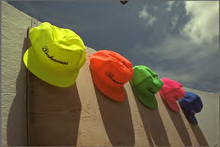
%> input picture SCIELAB_FR/hats_J2K.bmp, 220 x 147 px, shrunk from 768 x 512 before the run, given in place of hats.bmp, which was not available; the run also reads 1 picture not shown here
$ octave main.m   (GNU Octave 9; MATLAB toolbox functions it lacks are replaced by stand-ins)
%> lines starting %> are read from the running program, lines starting %| are printed output that depends on the picture; long printed decimals are rounded; pictures that were not available may be replaced by others from this repository, and a replacement may not be noted
### fullRef/MeanSquareError.m
%% Program for Mean Square Error Calculation


function MSE = MeanSquareError(origImg, distImg)

origImg = double(origImg);
distImg = double(distImg);

[M N] = size(origImg);
error = origImg - distImg;
MSE = sum(sum(error .* error)) / (M * N);

### fullRef/PeakSignaltoNoiseRatio.m
%% Program for Peak Signal to Noise Ratio Calculation


function PSNR = PSNR(origImg, distImg)

origImg = double(origImg);
distImg = double(distImg);

[M N] = size(origImg);
error = origImg - distImg;
MSE = sum(sum(error .* error)) / (M * N);

if(MSE > 0)
    PSNR = 10*log(255*255/MSE) / log(10);
else
    PSNR = 99;
end

### fullRef/NormalizedCrossCorrelation.m
%% Program for Normalized Cross Correlation Calculation


function NK = NormalizedCrossCorrelation(origImg, distImg)

origImg = double(origImg);
distImg = double(distImg);

NK = sum(sum(origImg .* distImg)) / sum(sum(origImg .* origImg));

### fullRef/AverageDifference.m
%% Program for Average Difference Calculation


function AD = AverageDifference(origImg, distImg)

origImg = double(origImg);
distImg = double(distImg);

[M N] = size(origImg);
error = origImg - distImg;

AD = sum(sum(error)) / (M * N);

### fullRef/StructuralContent.m
%% Program for Structural Content Calculation


function SC = StructuralContent(origImg, distImg)

origImg = double(origImg);
distImg = double(distImg);

SC = sum(sum(origImg .* origImg)) / sum(sum(distImg .* distImg));

### fullRef/MaximumDifference.m
%% Program for Maximum Difference Calculation


function MD = MaximumDifference(origImg, distImg)

origImg = double(origImg);
distImg = double(distImg);

error = origImg - distImg;

MD = max(max(error));

### fullRef/NormalizedAbsoluteError.m
%% Program for Normalized Absolute Error Calculation


function NAE = NormalizedAbsoluteError(origImg, distImg)

origImg = double(origImg);
distImg = double(distImg);

error = origImg - distImg;

NAE = sum(sum(abs(error))) / sum(sum(origImg));

### fullRef/UQI_FR.m
function [quality, quality_map] = UQI_FR(origImg, distImg)

%% the universal image qualit index
%This is an efficient implementation of the algorithm for calculating
%the universal image quality index proposed by Zhou Wang and Alan C.
%Bovik. Please refer to the paper "A Universal Image Quality Index"
%by Zhou Wang and Alan C. Bovik, published in IEEE Signal Processing
%Letters, 2001.
%% parameters
%Input : an original image and a test image of the same size
%Output: (1) an overall quality index of the test image, with a value
%            range of [-1, 1].
%        (2) a quality map of the test image. The map has a smaller
%            size than the input images. The actual size is
%            img_size - BLOCK_SIZE + 1.
%
%% Usage
%1. Load the original and the test images into two matrices
%   (say img1 and img2)
%
%2. Run this function in one of the two ways:
%
%   % Choice 1 (suggested):
%   [qi qi_map] = img_qi(img1, img2);
%
%   % Choice 2:
%   [qi qi_map] = img_qi(img1, img2, BLOCK_SIZE);
%
%   The default BLOCK_SIZE is 8 (Choice 1). Otherwise, you can specify
%   it by yourself (Choice 2).
%
%3. See the results:
%
%   qi                    %Gives the over quality index.
%   imshow((qi_map+1)/2)  %Shows the quality map as an image.
%
%========================================================================

if (nargin == 1 | nargin > 3)
   quality = -Inf;
   quality_map = -1*ones(size(origImg));
   return;
end

if (size(origImg) ~= size(distImg))
   quality = -Inf;
   quality_map = -1*ones(size(origImg));
   return;
end

if (nargin == 2)
   block_size = 8;
end


img1 = double(origImg);
img2 = double(distImg);

N = block_size.^2;
sum2_filter = ones(block_size);


img1_sq   = img1.*img1;
img2_sq   = img2.*img2;
img12 = img1.*img2;

img1_sum   = filter2(sum2_filter, img1, 'valid');
img2_sum   = filter2(sum2_filter, img2, 'valid');
img1_sq_sum = filter2(sum2_filter, img1_sq, 'valid');
img2_sq_sum = filter2(sum2_filter, img2_sq, 'valid');
img12_sum = filter2(sum2_filter, img12, 'valid');

img12_sum_mul = img1_sum.*img2_sum;
img12_sq_sum_mul = img1_sum.*img1_sum + img2_sum.*img2_sum;
numerator = 4*(N*img12_sum - img12_sum_mul).*img12_sum_mul;
denominator1 = N*(img1_sq_sum + img2_sq_sum) - img12_sq_sum_mul;
denominator = denominator1.*img12_sq_sum_mul;

quality_map = ones(size(denominator));
index = (denominator1 == 0) & (img12_sq_sum_mul ~= 0);
quality_map(index) = 2*img12_sum_mul(index)./img12_sq_sum_mul(index);
index = (denominator ~= 0);
quality_map(index) = numerator(index)./denominator(index);

quality = mean2(quality_map);

### fullRef/SSIM_FR.m
function [mssim, ssim_map] = SSIM_FR(origImg, distImg,K,window, L)

%% SSIM (Structral SIMilarity)
% This is an implementation of the algorithm for calculating the
% Structural SIMilarity (SSIM) index between two images
%
% Z. Wang, A. C. Bovik, H. R. Sheikh, and E. P. Simoncelli, "Image
% quality assessment: From error visibility to structural similarity,"
% IEEE Transactios on Image Processing, vol. 13, no. 4, pp. 600-612,
% Apr. 2004.
%% Paramaters
%Input : (1) img1: the first image being compared
%        (2) img2: the second image being compared
%        (3) K: constants in the SSIM index formula (see the above
%            reference). defualt value: K = [0.01 0.03]
%        (4) window: local window for statistics (see the above
%            reference). default widnow is Gaussian given by
%            window = fspecial('gaussian', 11, 1.5);
%        (5) L: dynamic range of the images. default: L = 255
%
%Output: (1) mssim: the mean SSIM index value between 2 images.
%            If one of the images being compared is regarded as
%            perfect quality, then mssim can be considered as the
%            quality measure of the other image.
%            If img1 = img2, then mssim = 1.
%        (2) ssim_map: the SSIM index map of the test image. The map
%            has a smaller size than the input images. The actual size
%            depends on the window size and the downsampling factor.
%%


if (nargin < 2 || nargin > 5)
   mssim = -Inf;
   ssim_map = -Inf;
   return;
end

if (size(origImg) ~= size(distImg))
   mssim = -Inf;
   ssim_map = -Inf;
   return;
end

[M N] = size(origImg);

if (nargin == 2)
   if ((M < 11) || (N < 11))
	   mssim = -Inf;
	   ssim_map = -Inf;
      return
   end
   window = fspecial('gaussian', 11, 1.5);	%
   K(1) = 0.01;					% default settings
   K(2) = 0.03;					%
   L = 255;                                     %
end

if (nargin == 3)
   if ((M < 11) || (N < 11))
	   mssim = -Inf;
	   ssim_map = -Inf;
      return
   end
   window = fspecial('gaussian', 11, 1.5);
   L = 255;
   if (length(K) == 2)
      if (K(1) < 0 || K(2) < 0)
		   mssim = -Inf;
   		ssim_map = -Inf;
	   	return;
      end
   else
	   mssim = -Inf;
   	ssim_map = -Inf;
	   return;
   end
end

if (nargin == 4)
   [H W] = size(window);
   if ((H*W) < 4 || (H > M) || (W > N))
	   mssim = -Inf;
	   ssim_map = -Inf;
      return
   end
   L = 255;
   if (length(K) == 2)
      if (K(1) < 0 || K(2) < 0)
		   mssim = -Inf;
   		ssim_map = -Inf;
	   	return;
      end
   else
	   mssim = -Inf;
   	ssim_map = -Inf;
	   return;
   end
end

if (nargin == 5)
   [H W] = size(window);
   if ((H*W) < 4 || (H > M) || (W > N))
	   mssim = -Inf;
	   ssim_map = -Inf;
      return
   end
   if (length(K) == 2)
      if (K(1) < 0 || K(2) < 0)
		   mssim = -Inf;
   		ssim_map = -Inf;
	   	return;
      end
   else
	   mssim = -Inf;
   	ssim_map = -Inf;
	   return;
   end
end

  K = [0.05 0.05];
  window = ones(8);
  L = 100;

img1 = double(origImg);
img2 = double(distImg);

%% automatic downsampling
% [12 lines of commented-out code are left out]

%%  Run the ssim function
C1 = (K(1)*L)^2;
C2 = (K(2)*L)^2;
window = window/sum(sum(window));
img1 = double(img1);
img2 = double(img2);
ssim_map = filter2(window, img1, 'valid');        % gx
w1 = filter2(window, img2, 'valid');              % gy
w2 = ssim_map.*w1;                                % gx*gy
w2 = 2*w2+C1;                                     % 2*(gx*gy)+C1 = num1
w1 = (w1-ssim_map).^2+w2;                         % (gy-gx)^2+num1 = den1
ssim_map = filter2(window, img1.*img2, 'valid');  % g(x*y)
ssim_map = (2*ssim_map+(C1+C2))-w2;               % 2*g(x*y)+(C1+C2)-num1 = num2
ssim_map = ssim_map.*w2;                          % num
img1 = img1.^2;                                   % x^2
img2 = img2.^2;                                   % y^2
img1 = img1+img2;                                 % x^2+y^2

if (C1 > 0 && C2 > 0)
   w2 = filter2(window, img1, 'valid');           % g(x^2+y^2)
   w2 = w2-w1+(C1+C2);                            % den2
   w2 = w2.*w1;                                   % den
   ssim_map = ssim_map./w2;                       % num/den = ssim
else
   w3 = filter2(window, img1, 'valid');           % g(x^2+y^2)
   w3 = w3-w1+(C1+C2);                            % den2
   w4 = ones(size(w1));
   index = (w1.*w3 > 0);
   w4(index) = (ssim_map(index))./(w1(index).*w3(index));
   index = (w1 ~= 0) & (w3 == 0);
   w4(index) = w2(index)./w1(index);
   ssim_map = w4;
end

mssim = mean2(ssim_map);

return

### fullRef/MS_SSIM_FR.m
function overall_mssim = MS_SSIM_FR(origImg,distImg, K, window, level, weight, method)

% Multi-scale Structural Similarity Index (MS-SSIM)
% Z. Wang, E. P. Simoncelli and A. C. Bovik, "Multi-scale structural similarity
% for image quality assessment," Invited Paper, IEEE Asilomar Conference on
% Signals, Systems and Computers, Nov. 2003

if (nargin < 2 | nargin > 7)
   overall_mssim = -Inf;
   return;
end

if (~exist('K'))
   K = [0.01 0.03];
end

if (~exist('window'))
   window = fspecial('gaussian', 11, 1.5);
end

if (~exist('level'))
   level = 5;
end

if (~exist('weight'))
   weight = [0.0448 0.2856 0.3001 0.2363 0.1333];
end

if (~exist('method'))
   method = 'product';
end

if (size(origImg) ~= size(distImg))
   overall_mssim = -Inf;
   return;
end

[M N] = size(origImg);
if ((M < 11) | (N < 11))
   overall_mssim = -Inf;
   return
end

if (length(K) ~= 2)
   overall_mssim = -Inf;
   return;
end

if (K(1) < 0 | K(2) < 0)
   overall_mssim = -Inf;
   return;
end

window = fspecial('gaussian', 11, 1.5);
[H W] = size(window);

if ((H*W)<4 | (H>M) | (W>N))
   overall_mssim = -Inf;
   return;
end

if (level < 1)
   overall_mssim = -Inf;
   return
end


min_img_width = min(M, N)/(2^(level-1));
max_win_width = max(H, W);
if (min_img_width < max_win_width)
   overall_mssim = -Inf;
   return;
end

if (length(weight) ~= level | sum(weight) == 0)
   overall_mssim = -Inf;
   return;
end

if (method ~= 'wtd_sum' & method ~= 'product')
   overall_mssim = -Inf;
   return;
end

downsample_filter = ones(2)./4;
im1 = origImg;
im2 = distImg;
for l = 1:level
   [mssim_array(l) ssim_map_array{l} mcs_array(l) cs_map_array{l}] = ssim_index_new(origImg, distImg, K, window);
   [M N] = size(im1);
   filtered_im1 = filter2(downsample_filter, im1, 'valid');
   filtered_im2 = filter2(downsample_filter, im2, 'valid');
   clear im1, im2;
   im1 = filtered_im1(1:2:M-1, 1:2:N-1);
   im2 = filtered_im2(1:2:M-1, 1:2:N-1);
   ds_img_array1{l} = im1;
   ds_img_array2{l} = im2;
end

if (method == 'product')
%   overall_mssim = prod(mssim_array.^weight);
   overall_mssim = prod(mcs_array(1:level-1).^weight(1:level-1))*mssim_array(level);
else
   weight = weight./sum(weight);
   overall_mssim = sum(mcs_array(1:level-1).*weight(1:level-1)) + mssim_array(level);
end

%% ssim_index_new
% [104 lines left out: function ssim_index_new, not called in this run]

### main.m
%%Program Description
%This program is the main entry of the application.
%This program calculates the difference between Image and video Quality metrics
% 04.10.2011

%% Clear Memory & Command Window
clc;
clear all;
close all;

%% Read Original & Distorted Images
origImg = imread('hats.bmp');
%> origImg is the input picture: size 147x220x3 uint8; mean R, G, B 111.9, 102.2, 76.2
distImg = imread('hats_JPEG.bmp');

%%
% origImg1 = origImg(:,:,1); %R
% origImg2 = origImg(:,:,2); %G
% origImg3 = origImg(:,:,3); %B

%%  Initialization: If the input image is rgb, convert it to gray image
noOfDim = ndims(origImg);
%> noOfDim = 3
if(noOfDim == 3)
    origImg = rgb2gray(origImg);
%> origImg: size 147x220 uint8
end

noOfDim = ndims(distImg);
if(noOfDim == 3)
    distImg = rgb2gray(distImg);
%> distImg: size 147x220 uint8
end


%% Size Validation
origSiz = size(origImg);
%> origSiz = [147 220]
distSiz = size(distImg);
%> distSiz = [147 220]
sizErr = isequal(origSiz, distSiz);
%> sizErr = true
if(sizErr == 0)
    disp('Error: Original Image & Distorted Image should be of same dimensions');
    return;
end

%
% Full-reference Image Quality Metrics

disp('Full-reference image quality Metrics');
%% [1] Mean Square Error(MSE)
MSE = MeanSquareError(origImg, distImg);
%> in MeanSquareError, `error = origImg - distImg;`:
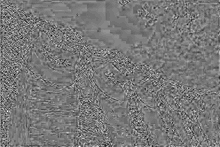
%> error: size 147x220 double; min -17, max 19, mean 0.0452; drawn with min black and max white
%> in MeanSquareError, `MSE = sum(sum(error .* error)) / (M * N);`: MSE = 8.73
%> MSE = 8.73
disp(' [1] Mean Square Error = ');
disp(MSE);
%| 8.7278
%
%% [2]Peak Signal to Noise Ratio (PSNR)
PSNR = PeakSignaltoNoiseRatio(origImg, distImg);
%> in PSNR, `PSNR = 10*log(255*255/MSE) / log(10);`: PSNR = 38.72
%> PSNR = 38.72
disp('[2] Peak Signal to Noise Ratio = ');
disp(PSNR);
%| 38.722
% %
%% [3] Normalized Cross-Correlation (NCC)
NK = NormalizedCrossCorrelation(origImg, distImg);
%> in NormalizedCrossCorrelation, `NK = sum(sum(origImg .* distImg)) / sum(sum(origImg .* origImg));`: NK = 0.999
%> NK = 0.999
disp('[3] MNormalized Cross-Correlation  = ');
disp(NK);
%| 0.9995
% %
%% [4] Average Difference (AD)
AD = AverageDifference(origImg, distImg);
%> in AverageDifference, `AD = sum(sum(error)) / (M * N);`: AD = 0.0452
%> AD = 0.0452
disp('[4] Average Difference  = ');
disp(AD);
%| 0.04521
% %
%% [5] Structural Content (SC)
SC = StructuralContent(origImg, distImg);
%> in StructuralContent, `SC = sum(sum(origImg .* origImg)) / sum(sum(distImg .* distImg));`: SC = 1
%> SC = 1
disp('[5] Structural Content  = ');
disp(SC);
%| 1.0004
% %
%% [6] Maximum Difference (MD)
MD = MaximumDifference(origImg, distImg);
%> in MaximumDifference, `MD = max(max(error));`: MD = 19
%> MD = 19
disp('[6] Maximum Difference = ');
disp(MD);
%| 19
%
%% [7] Normalized Absolute Error (NAE)
NAE = NormalizedAbsoluteError(origImg, distImg);
%> in NormalizedAbsoluteError, `NAE = sum(sum(abs(error))) / sum(sum(origImg));`: NAE = 0.0215
%> NAE = 0.0215
disp('[7] Normalized Absolute Error = ');
disp(NAE);
%| 0.0215
%
%% [8] Universal Image Quality Index (UQI)
[quality, quality_map] = UQI_FR(origImg, distImg);
%> in UQI_FR, `img1_sum   = filter2(sum2_filter, img1, 'valid');`:
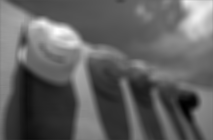
%> img1_sum: size 140x213 double; min 1774, max 14224, mean 6515; drawn with min black and max white
%> in UQI_FR, `img1_sq_sum = filter2(sum2_filter, img1_sq, 'valid');`:
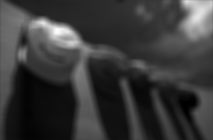
%> img1_sq_sum: size 140x213 double; min 50616, max 3168696, mean 759357.5; drawn with min black and max white
%> in UQI_FR, `denominator1 = N*(img1_sq_sum + img2_sq_sum) - img12_sq_sum_mul;`:
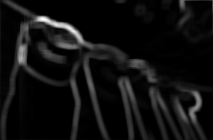
%> denominator1: size 140x213 double; min 896, max 36649191, mean 2405104.8; drawn with min black and max white
%> in UQI_FR, `index = (denominator1 == 0) & (img12_sq_sum_mul ~= 0);`: index: size 140x213 logical; every value is 0
%> in UQI_FR, `quality_map(index) = 2*img12_sum_mul(index)./img12_sq_sum_mul(index);`: quality_map: size 140x213 double; every value is 1
%> in UQI_FR, `index = (denominator ~= 0);`: index: size 140x213 logical; every value is 1
%> in UQI_FR, `quality_map(index) = numerator(index)./denominator(index);`:
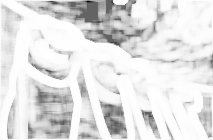
%> quality_map: size 140x213 double; min -0.638, max 0.999, mean 0.813; drawn with min black and max white
%> in UQI_FR, `quality = mean2(quality_map);`: quality = 0.813
%> quality = 0.813
disp('[8] Universal Image Quality Index = ');
disp(quality);
%| 0.8133
figure, imshow(quality_map),title('Universal Image Quality Index Quality Map');
%> after `imshow(quality_map)`:
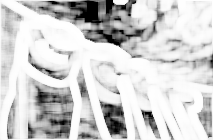
%> displayed picture: size 140x213, on the screen's scale of 0 to 255; min 0, max 255, mean 207.5
%
%% [9] Structral SIMilarity (SSIM)
[mssim, ssim_map] = SSIM_FR(origImg, distImg);
%> in SSIM_FR, `ssim_map = ssim_map./w2;`:
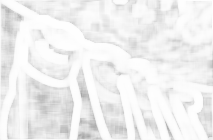
%> ssim_map: size 140x213 double; min 0.655, max 0.999, mean 0.941
%> in SSIM_FR, `mssim = mean2(ssim_map);`: mssim = 0.941
%> mssim = 0.941
disp('[9] Structral SIMilarity = ');
disp(mssim);
%| 0.9411
%> the run ends on the next line
figure, imshow(ssim_map),title('Structral SIMilarity Quality Map');
%
%% [10] Multi-scale Structural Similarity Index (MS-SSIM)
mssim = MS_SSIM_FR(origImg,distImg);
